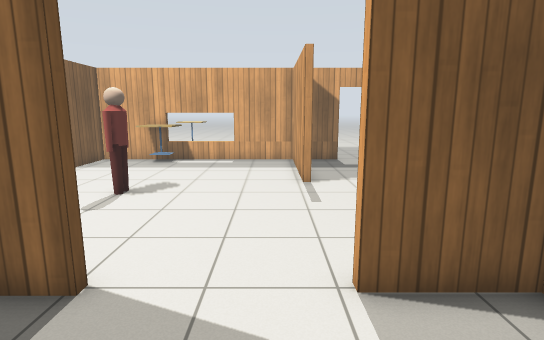
view 1 (above)

17 first-person views from a walk through a robot-simulator world made for Gazebo. The camera is 1.3 m above the floor, tilts 10° down and sees 80° across. The floor is counted in squares, 0.5 m on a side. Each view is taken from the middle of a square. On the plan, view 1 faces up. The plan holds only what a view shows up to about 20 squares ahead; the rest is blank. The robots in the file are not drawn. Simple patterns stand in for the simulator's built-in surfaces. Simple shapes stand in for some stock models.

view 2
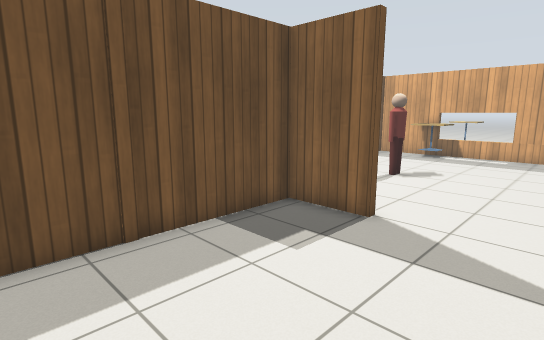

view 3
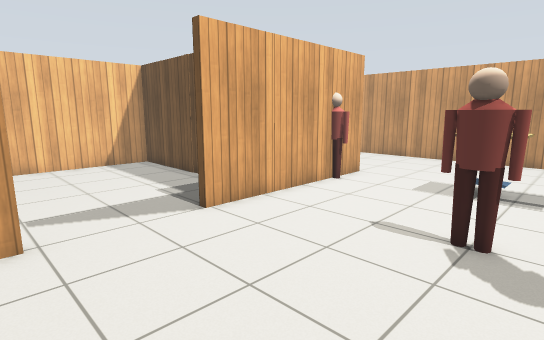

view 4
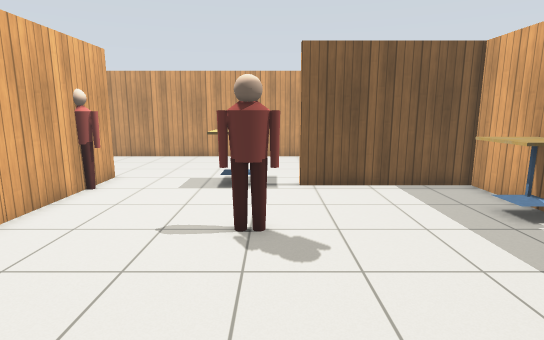

view 5
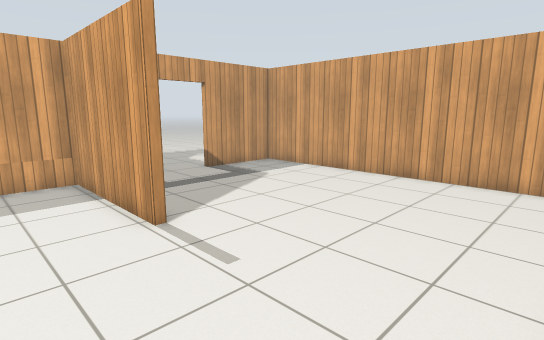

view 6
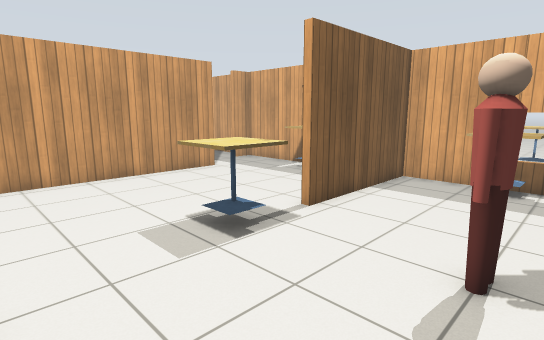

view 7
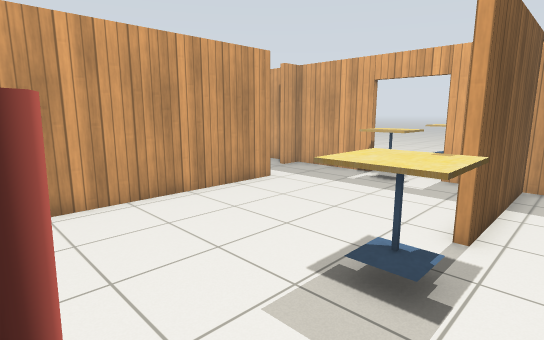

view 8
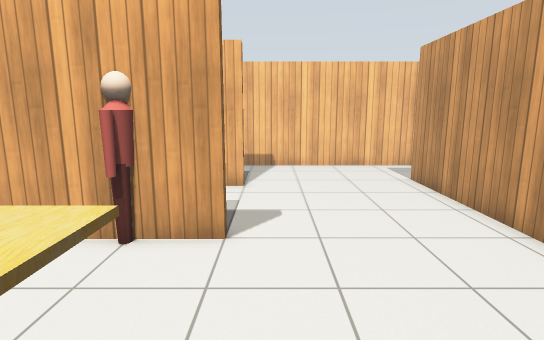

view 9
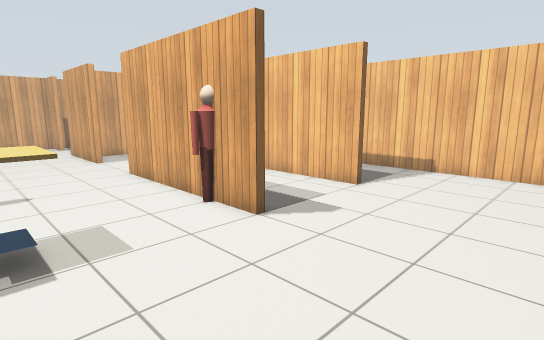

view 10
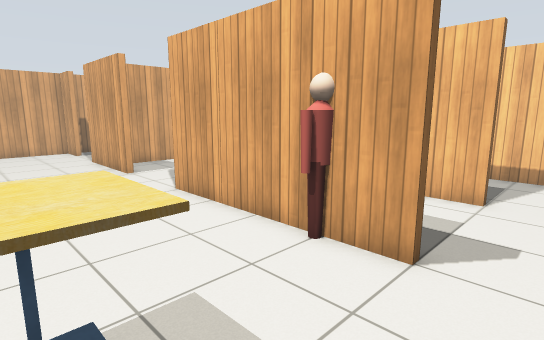

view 11
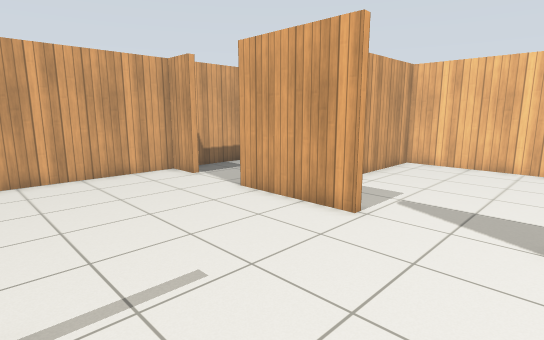

view 12
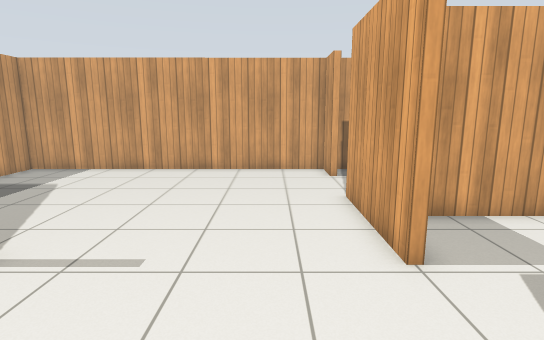

view 13
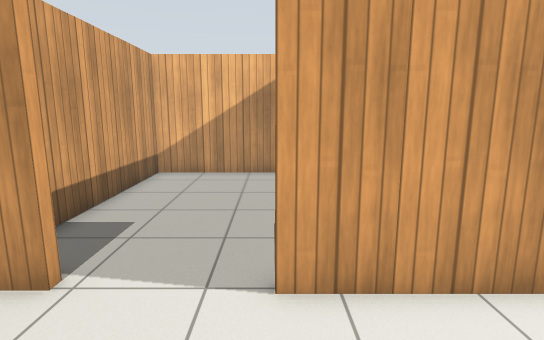

view 14
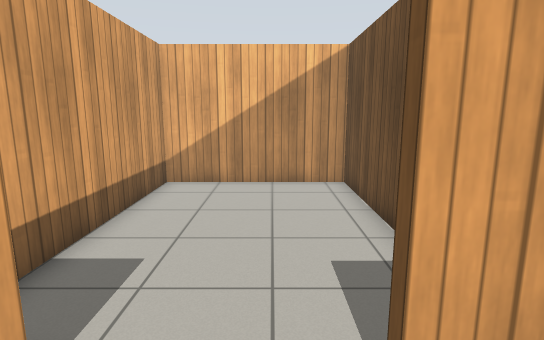

view 15
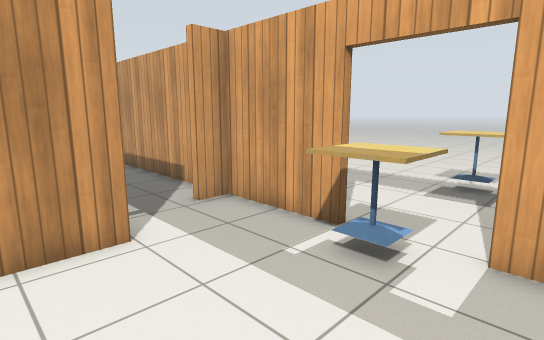

view 16
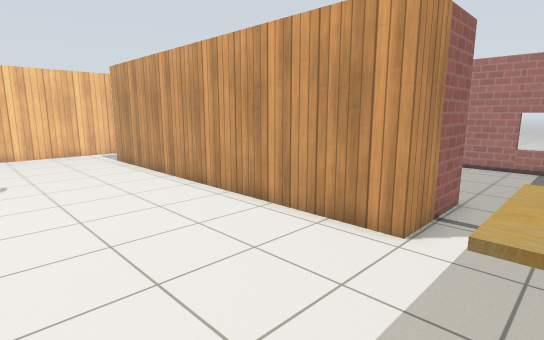

view 17
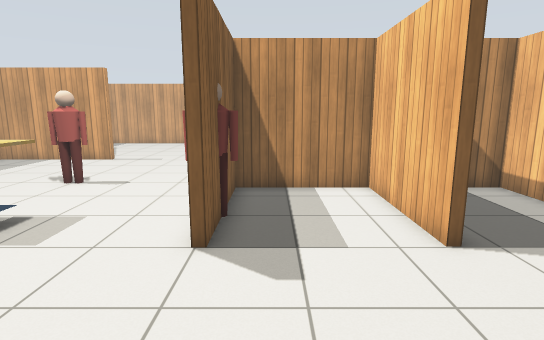

### Floor plan
Ten units are one square. View 1 is at (0, 0); x grows to the right and y downward. Boxes are objects, and circles mark ways between rooms. Rooms are numbered by the first view taken in them; rooms with no view inside come last. Other rooms are left out.
<svg viewBox="-225 -190 340 246">
<path fill="none" stroke="#000" d="M-28 -44 -55 -44 -55 51 40 51 40 -36M40 -44 12 -44M-95 -44 -111 -44M-111 -47 -27 -47M12 -120 12 -183 -95 -183 -95 -120M12 -44 12 -47 60 -47M-110 4 -58 4 -58 -44 -86 -44M-112 -183 -121 -183M-154 -183 -192 -183 -192 -171 -196 -171M38 -183 23 -183M93 -47 110 -47 110 -183 68 -183M-212 -144 -175 -144 -175 16M-205 -183 -215 -183M-191 51 -58 51 -58 39M42 -1 42 51 110 51 110 -40M60 -47 60 -43"/>
<rect x="-155" y="-185" width="30" height="20" fill="#bbb"><title>cafe table</title></rect>
<rect x="-115" y="-105" width="30" height="20" fill="#bbb"><title>cafe table</title></rect>
<rect x="-95" y="-55" width="10" height="20" fill="#bbb"><title>person</title></rect>
<rect x="-75" y="-185" width="30" height="20" fill="#bbb"><title>cafe table</title></rect>
<rect x="-55" y="-115" width="10" height="20" fill="#bbb"><title>person</title></rect>
<circle cx="-5" cy="-40" r="3" fill="#2a7"/>
<circle cx="75" cy="-40" r="3" fill="#2a7"/>
<text x="-10" y="0">1</text>
<text x="-60" y="-90">2</text>
<text x="70" y="0">3</text>
</svg>
Room 1 opens to room 2. Room 2 opens to room 3.

Where each view was taken, in squares from view 1:
view 1: 0 up, 0 right, facing up
view 2: 3 down, 1 right, facing up-left
view 3: 12 up, 2 right, facing down-left
view 4: 11 up, 2 right, facing left
view 5: 5 up, 2 left, facing up-right
view 6: 5 up, 4 left, facing up-left
view 7: 5 up, 8 left, facing up-left
view 8: 11 up, 12 left, facing down
view 9: 10 up, 17 left, facing down-right
view 10: 10 up, 13 left, facing down-right
view 11: 12 up, 3 left, facing down-right
view 12: 7 up, 4 left, facing right
view 13: 9 up, 6 right, facing down
view 14: 7 up, 7 right, facing down
view 15: 12 up, 11 left, facing up-left
view 16: 17 up, 11 left, facing down-left
view 17: 3 up, 17 left, facing right
